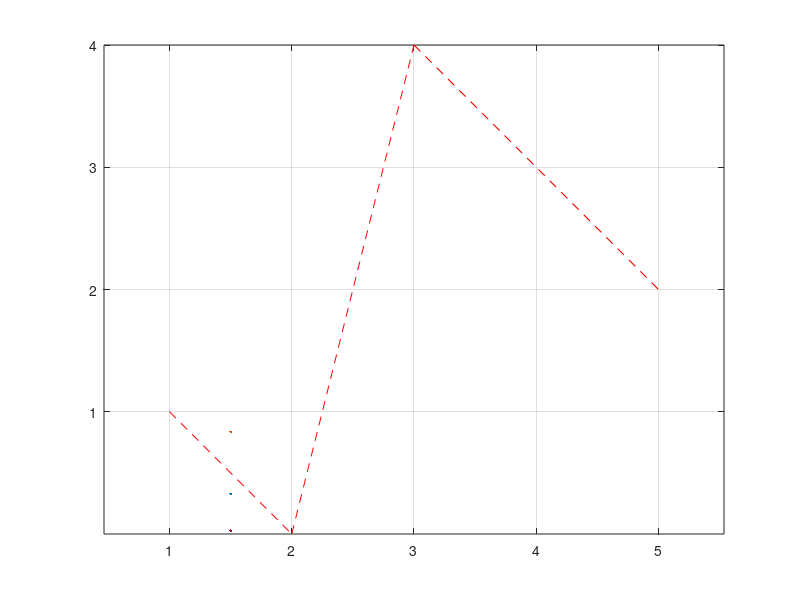

This chart was generated by the following MATLAB code: (Note: this script raises an error after producing the figure.)
clc, clear, close all

% The number of control points
n = 4; 

% 4 control points
P1 = [1, 1]';
P2 = [2, 0]';
P3 = [3, 4]';
P4 = [5, 2]';
P = [P1, P2, P3, P4];

figure
LineWidth = 1.5;
colors = [7, 84, 213;
    249, 82, 107;
    167, 51, 58]/255;
hold(gca, "on")
grid(gca, "on")
box(gca, "on")
axis(gca, "equal")

% Draw the characteristic polygon describing the bezier curve
for idx = 2:n
    p1 = P(:, idx-1);
    p2 = P(:, idx);
    x_coordinate = [p1(1), p2(1)];
    y_coordinate = [p1(2), p2(2)];
    plot(x_coordinate, y_coordinate, '--r', LineWidth=LineWidth, Color=colors(1, :))
end
scatter(P(1, :), P(2, :), "filled", MarkerEdgeColor=colors(1, :), MarkerFaceColor=colors(1, :))

points = 0:1/100:1;

% Recursive calculate and plot
values = zeros(2, numel(points));
Values = cell(n*(n-1)/2, numel(points));
for t = 1:numel(points)
    % Directly calculate
    values(:, t) = (1-points(t))^3*P1+3*(1-points(t))^2*points(t).*P2+ ...
        3*(1-points(t))*points(t)^2.*P3+ points(t)^3.*P4;

    % Recursively calculate
    for i = 2:n
        p1 = P(:, i-1);
        p2 = P(:, i);
        Values{i-1, t} = firstOrderfcn(points(t), p1, p2);
    end
    for i = 2:n-1
        p1 = Values{i-1, t};
        p2 = Values{i, t};
        Values{i+2, t} = firstOrderfcn(points(t), p1, p2);
    end
    for i = n
        p1 = Values{i, t};
        p2 = Values{i+1, t};
        Values{i+2, t} = firstOrderfcn(points(t), p1, p2);
    end
end

% Directly calculate
plot(values(1,:), values(2, :), Color=colors(3, :), LineWidth=LineWidth)

% Recursively calculte
for t = 1:numel(points)
    h1 = plot([Values{1,t}(1), Values{2,t}(1)], ...
        [Values{1,t}(2), Values{2,t}(2)], ...
        LineWidth=1.5, LineStyle="-", Color=colors(2, :));
    h2 = plot([Values{2,t}(1), Values{3,t}(1)], ...
        [Values{2,t}(2), Values{3,t}(2)], ...
        LineWidth=1.5, LineStyle="-", Color=colors(2, :));
    h3 = plot([Values{4,t}(1), Values{5,t}(1)], ...
        [Values{4,t}(2), Values{5,t}(2)], ...
        LineWidth=1.5, LineStyle="-", Color=colors(2, :));
    s1 = scatter(Values{4, t}(1), Values{4, t}(2), 20, 'ko', "filled");
    s2 = scatter(Values{5, t}(1), Values{5, t}(2), 20, 'ko', "filled");
    s3 = scatter(Values{6, t}(1), Values{6, t}(2), 20, 'ko', "filled");
    exportgraphics(gcf, 'gif2.gif', 'Append', true);
    h1.Visible = "off";
    h2.Visible = "off";
    h3.Visible = "off";
    s1.Visible = "off";
    s2.Visible = "off";
    s3.Visible = "off";
end

function P_out = firstOrderfcn(t, P0, P1)
P_out = (1-t).*P0 + t.*P1;
end
